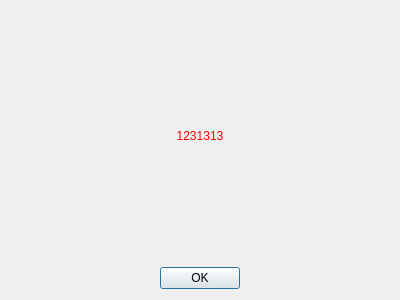
<?xml version="1.0" encoding="UTF-8"?>
<ui version="4.0">
 <class>Dialog</class>
 <widget class="QDialog" name="Dialog">
  <property name="geometry">
   <rect>
    <x>0</x>
    <y>0</y>
    <width>400</width>
    <height>300</height>
   </rect>
  </property>
  <property name="windowTitle">
   <string>Dialog</string>
  </property>
  <layout class="QVBoxLayout" name="verticalLayout">
   <item>
    <spacer name="verticalSpacer">
     <property name="orientation">
      <enum>Qt::Vertical</enum>
     </property>
     <property name="sizeHint" stdset="0">
      <size>
       <width>20</width>
       <height>40</height>
      </size>
     </property>
    </spacer>
   </item>
   <item>
    <widget class="QLabel" name="lb_message">
     <property name="sizePolicy">
      <sizepolicy hsizetype="Preferred" vsizetype="Preferred">
       <horstretch>0</horstretch>
       <verstretch>0</verstretch>
      </sizepolicy>
     </property>
     <property name="styleSheet">
      <string notr="true">color: rgb(255, 0, 0);
font: 14pt &quot;Sans Serif&quot;;</string>
     </property>
     <property name="text">
      <string>1231313</string>
     </property>
     <property name="alignment">
      <set>Qt::AlignCenter</set>
     </property>
    </widget>
   </item>
   <item>
    <spacer name="verticalSpacer_2">
     <property name="orientation">
      <enum>Qt::Vertical</enum>
     </property>
     <property name="sizeHint" stdset="0">
      <size>
       <width>20</width>
       <height>40</height>
      </size>
     </property>
    </spacer>
   </item>
   <item>
    <widget class="QDialogButtonBox" name="buttonBox">
     <property name="orientation">
      <enum>Qt::Horizontal</enum>
     </property>
     <property name="standardButtons">
      <set>QDialogButtonBox::Ok</set>
     </property>
     <property name="centerButtons">
      <bool>true</bool>
     </property>
    </widget>
   </item>
  </layout>
 </widget>
 <resources/>
 <connections>
  <connection>
   <sender>buttonBox</sender>
   <signal>accepted()</signal>
   <receiver>Dialog</receiver>
   <slot>accept()</slot>
   <hints>
    <hint type="sourcelabel">
     <x>248</x>
     <y>254</y>
    </hint>
    <hint type="destinationlabel">
     <x>157</x>
     <y>274</y>
    </hint>
   </hints>
  </connection>
  <connection>
   <sender>buttonBox</sender>
   <signal>rejected()</signal>
   <receiver>Dialog</receiver>
   <slot>reject()</slot>
   <hints>
    <hint type="sourcelabel">
     <x>316</x>
     <y>260</y>
    </hint>
    <hint type="destinationlabel">
     <x>286</x>
     <y>274</y>
    </hint>
   </hints>
  </connection>
 </connections>
</ui>
